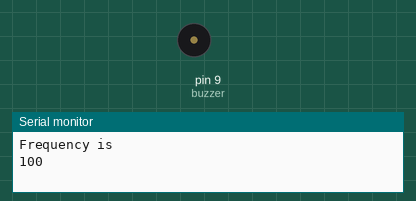
Simulated run of this sketch. Board: Arduino Uno, built with avr-gcc and run on an emulated ATmega328P. Shown: buzzer (waves = sounding), the last lines printed to the serial monitor.

Above: at 1.0 s.
At 34.0 s:
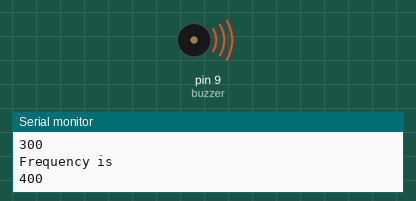
Timing chart, 0 to 35.1 s (numbered marks = the images above):
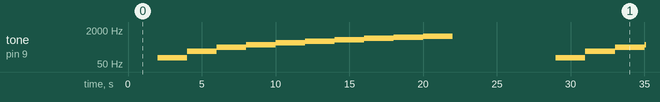

The sketch:

passive_buzzer.ino
```cpp
int buzzer = 9; //The passive buzzer has one pin at pin 9
// the other pin is to ground
int freq = 0; // start with frequency of 50Hz

void setup()
{
pinMode (buzzer, OUTPUT);
Serial.begin(9600);
}
void loop(){
tone(buzzer,freq);
freq += 100;  // freq increment
Serial.println("Frequency is ");
Serial.println(freq);
delay(2000); //adjust delay to have diff sound performance
if (freq > 1000) {
noTone(buzzer);// buzzer stops
delay(5000);//delay of 5 sec before restart at freq = 0
freq = 0;}
}
// try this using active buzzer to compare the tone output performance.
// for active buzzer, the longer leg is to pin 9.
```

Measured:
- by itself, tone on pin 9 (buzzer): repeats every 27.0 s: 200 Hz 2.0 s, 300 Hz 2.0 s, 400 Hz 2.0 s, 500 Hz 2.0 s, 600 Hz 2.0 s, 700 Hz 2.0 s, 800 Hz 2.0 s, 900 Hz 2.0 s, 1000 Hz 2.0 s, silent 7.0 s, 100 Hz 2.0 s
